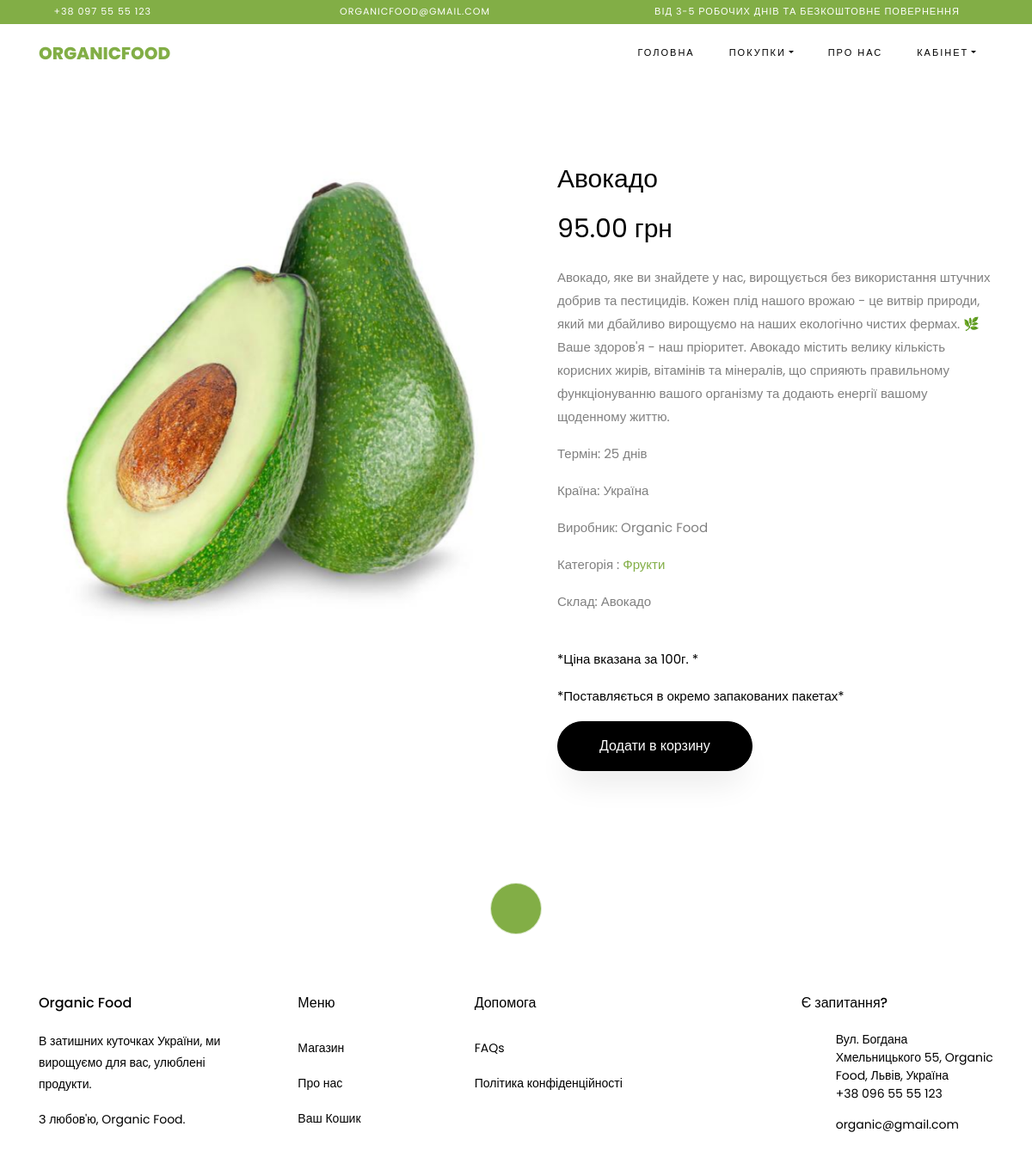
The page /food/avokado-100-95/ (signed in) on the database its author committed.
### product/models.py (models this page shows, shortened)
class Product(models.Model):
    product_name = models.CharField(max_length=255, verbose_name="Ім'я Продукту")
    price = models.DecimalField(verbose_name='Ціна', max_digits=7, decimal_places=2)
    weight = models.IntegerField(verbose_name='Вага')
    about = models.TextField(verbose_name='Про товар')
    expiration_date = models.CharField(verbose_name='Термін Придатності', max_length=255)
    ingredient = models.CharField(verbose_name='Склад товару', max_length=255, null=True)
    availability = models.BooleanField(default=True, verbose_name='Наявність')
    publication = models.BooleanField(default=True, verbose_name='Публікація')
    photo = models.ImageField(upload_to="photos/%Y/%m/%d")
    slug = models.SlugField(max_length=255, unique=True, db_index=True, verbose_name='URL')
    category_country = models.ForeignKey('CountryProducingCategory', on_delete=models.PROTECT,
                                         verbose_name='Країна Виробник', default=True)
    category_company = models.ForeignKey('CompanyProducingCategory', on_delete=models.PROTECT,
                                         verbose_name='Компанія Виробник', default=True)
    category_choice = models.ForeignKey('ChoiceProductCategory', on_delete=models.PROTECT,
                                        verbose_name='Тип Продукту', default=True)
    class Meta:
        verbose_name = 'Органічна Продукція'
        verbose_name_plural = 'Органічна Продукція'
        ordering = ['-id']

class CountryProducingCategory(models.Model):
    name = models.CharField(max_length=100, db_index=True, verbose_name='Країна виробник')
    country_slug = models.SlugField(max_length=255, blank=True, null=True, unique=True, db_index=True, verbose_name='URL')
    def __str__(self):
        return self.name
    class Meta:
        verbose_name = 'Країну Виробник'
        verbose_name_plural = 'Країни Виробник'
        ordering = ['id']

class CompanyProducingCategory(models.Model):
    name = models.CharField(max_length=100, db_index=True, verbose_name='Компанія виробник')
    company_slug = models.SlugField(max_length=255, blank=True, null=True, unique=True, db_index=True, verbose_name='URL')
    def __str__(self):
        return self.name
    class Meta:
        verbose_name = 'Компанію Виробник'
        verbose_name_plural = 'Компанії Виробники'
        ordering = ['id']

class ChoiceProductCategory(models.Model):
    name = models.CharField(max_length=100, db_index=True, verbose_name='Продукт')
    choice_slug = models.SlugField(max_length=255, blank=True, null=True, unique=True, db_index=True,
                    verbose_name='URL')
    def __str__(self):
        return self.name
    def get_absolute_url(self):
        return reverse('choice', kwargs={'choice_slug': self.choice_slug})
    class Meta:
        verbose_name = 'Продукт'
        verbose_name_plural = 'Тип Продукту'
        ordering = ['id']

### product/views.py (the view)
# urls.py: path('food/<slug:post_slug>/', ShowProductPostView.as_view(), name='post'),
class ShowProductPostView(DataMixin, DetailView):
    model = Product
    template_name = 'product/product.html'
    slug_url_kwarg = 'post_slug'
    context_object_name = 'posts'
    def get_context_data(self, *, object_list=None, **kwargs):
        context = super().get_context_data(**kwargs)
        class_mixin = self.get_user_context(title='Organic Food | ' + str(context['posts'].product_name))
        return dict(list(context.items()) + list(class_mixin.items()))

### product/utils.py (called while the page is built)
    def get_user_context(self, **kwargs):
        context = kwargs
        category_choice = ChoiceProductCategory.objects.all()
        context['category_choice'] = category_choice
        if 'category_choice_selected' not in context:
            context['category_choice_selected'] = 0
        return context

### product/templates/product/product.html (shortened to what this page needs)
{% extends 'product/base.html' %}
{% block content %}
    <section class="ftco-section">
    	<div class="container">
    		<div class="row">
    			<div class="col-lg-6 mb-5 ftco-animate">
    				<a href="" class="image-popup"><img src="{{ posts.photo.url }}" class="img-fluid" alt="Colorlib Template"></a>
    			</div>
    			<div class="col-lg-6 product-details pl-md-5 ftco-animate">
    				<h3> {{ posts.product_name }} </h3>
    				<p class="price"><span> {{ posts.price }} грн</span></p>
					<p>{{ posts.about }}</p>
					<p>Термін: {{ posts.expiration_date }}</p>
					<p>Країна: {{ posts.category_country }}</p>
					<p>Виробник: {{ posts.category_company}}</p>
					<p>Категорія : <a href="{{ posts.category_choice.get_absolute_url }}">{{ posts.category_choice }}</a></p>
					<p>Склад: {{ posts.ingredient}}</p>
						<div class="row mt-4">
	          	<div class="col-md-12">
	          		<p style="color: #000;">*Ціна вказана за 100г. *</p>
	          		<p style="color: #000;">*Поставляється в окремо запакованих пакетах*</p>
	          	</div>
          	</div>
          	<p><a href="{% url 'add_cart' posts.id %}" class="btn btn-black py-3 px-5">Додати в корзину</a></p></br>
    			</div>
    		</div>
    	</div>
    </section>
{% endblock %}

### rows shown on the page
Product: photo (picture), product_name "Авокадо", price "95.00", about "Авокадо, яке ви знайдете у нас, вирощується без використання штучних добрив та пестицидів. Кожен плід нашого врожаю - це витвір природи, який ми дбайливо вирощуємо на наших екологічно чистих фермах. 🌿 Ваше здоров'я - наш пріоритет. Авокадо містить велику кількість корисних жирів, вітамінів та мінералів, що сприяють правильному функціонуванню вашого організму та додають енергії вашому щоденному життю.", expiration_date "25 днів", category_country "Україна", category_company "Organic Food", category_choice "Фрукти", ingredient "Авокадо"
